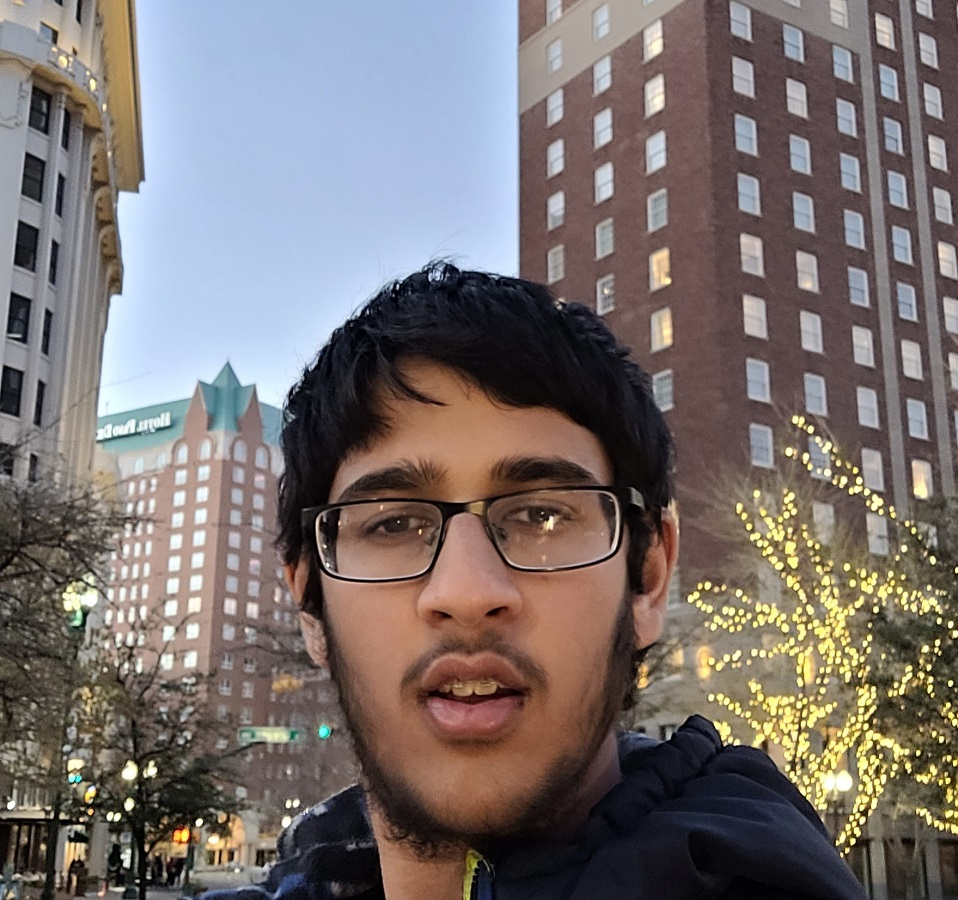
#> input picture BasicFaceRecog/arc.jpg, 958 x 900 px, given in place of arc.jpg.class.jpg, which was not available
$ python BasicFaceRec.py   (older library calls are emulated)
#> lines starting #> are read from the running program, lines starting #| are printed output that depends on the picture; after the words box and inside, x2 and y2 are one past the last pixel; in counts of white or black regions, pixels touching at a corner belong together; pictures that were not available may be replaced by others from this repository, and a replacement may not be noted
import cv2
import sys

name = input("Enter the file name(with the file type:")
#> the answer given: arc.jpg
Ftype = input("What is the file type:")
#> the answer given: class.jpg
fileName = name+"."+Ftype

#Add the image and the software
imagePath = fileName
cascPath = "haarcascade_frontalface_default.xml"

#Set up cascade detection
faceCascade = cv2.CascadeClassifier(cascPath)

#Converts the image to grayscale and reads it
image = cv2.imread(imagePath)
#> image is the input picture: shape (900, 958, 3); mean B, G, R 110.4, 112.4, 121.3
gray = cv2.cvtColor(image, cv2.COLOR_BGR2GRAY)
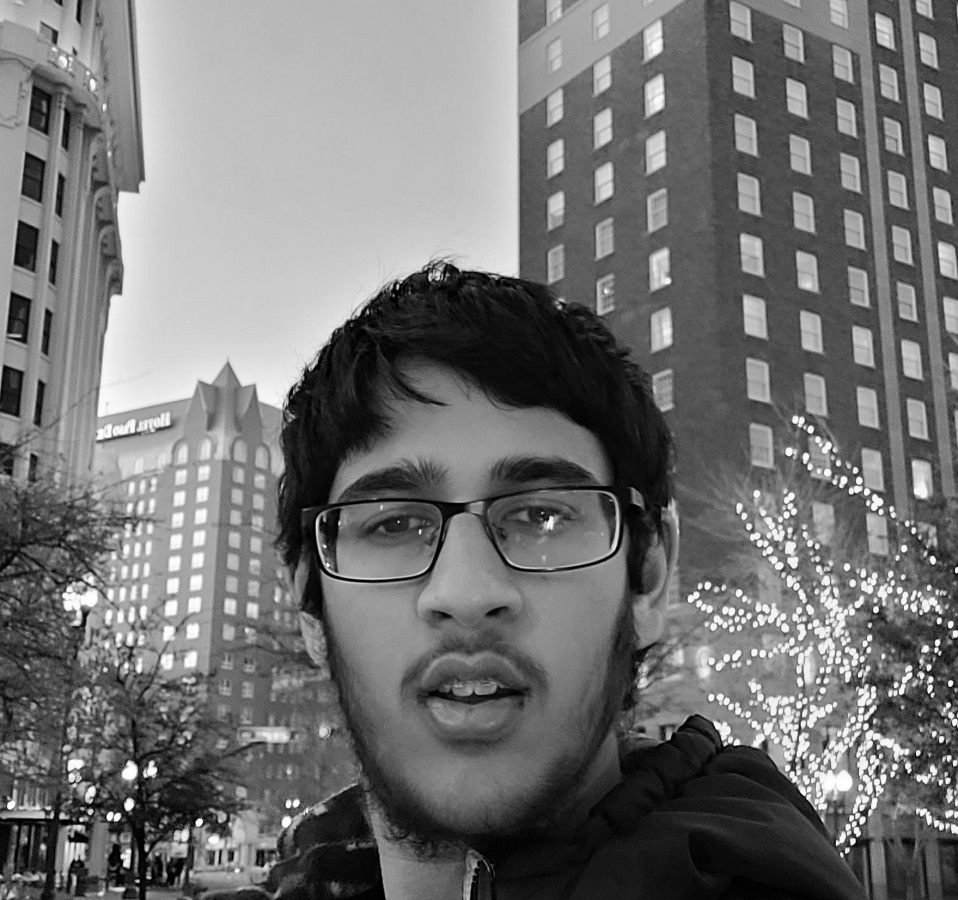
#> gray: shape (900, 958); min 0, max 255, mean 114.8

#Detect faces
faces = faceCascade.detectMultiScale(
    gray,
    scaleFactor = 1.2,
    minNeighbors = 5,
    minSize = (30,30),
    #flags = cv2.CV_HAAR_SCALE_IMAGE
)
#> faces = [[274, 361, 406, 406]]

print ("Found {0} faces!".format(len(faces)))
#| Found 1 faces!

#Draw a rctangle around the images
for (x,y,w,h) in faces:
    cv2.rectangle(image, (x,y), (x+w,y+h),(0,255,0),2)
#> this loop made 1 pass
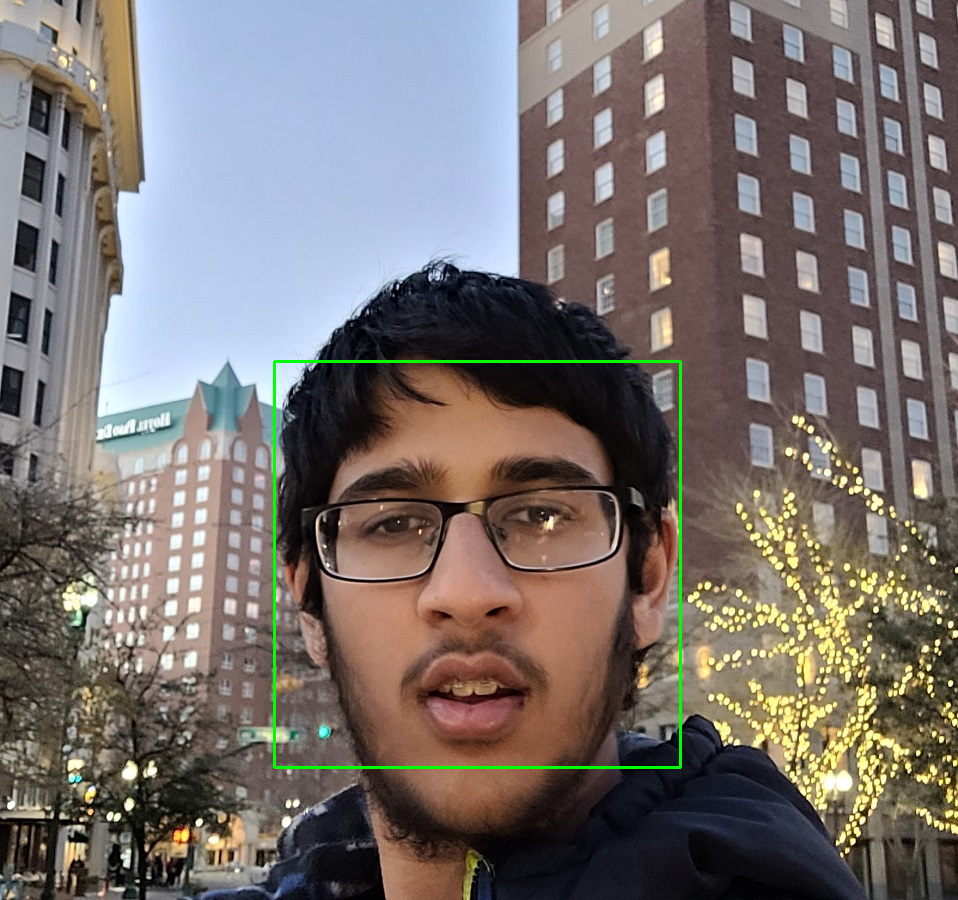
#> image: shape (900, 958, 3); 0.56% of pixels changed, all inside (x1, y1, x2, y2) = (273, 360, 682, 769)

cv2.imshow("Faces found", image)
cv2.waitKey(0)

$ run again, on BasicFaceRecog/class.jpg
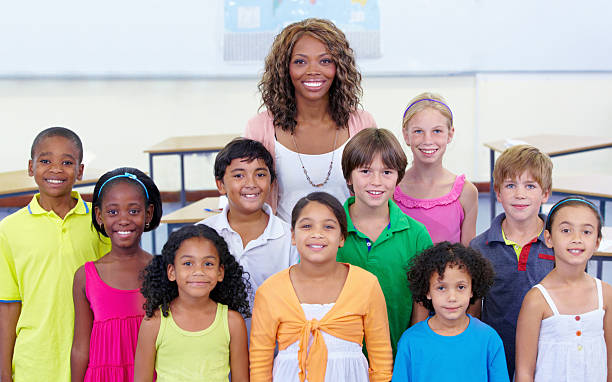
#> input picture BasicFaceRecog/class.jpg, 612 x 382 px, given in place of class.jpg.class.jpg, which was not available
#> image is the input picture: shape (382, 612, 3); mean B, G, R 165.1, 171.3, 182.7
#> `gray = cv2.cvtColor(image, cv2.COLOR_BGR2GRAY)`:
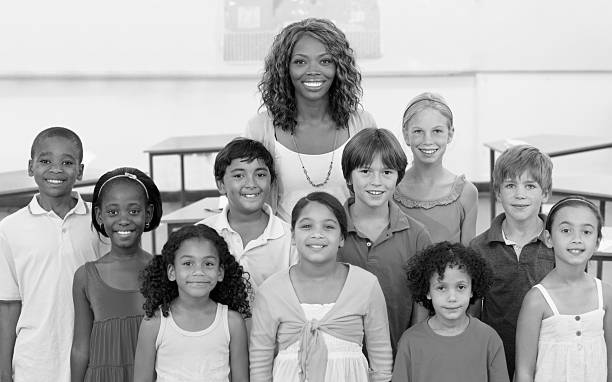
#> gray: shape (382, 612); min 0, max 255, mean 174
#> faces = [[400, 110, 56, 56], [349, 152, 54, 54], [222, 154, 55, 55], [494, 166, 53, 53], [96, 188, 56, 56], [425, 268, 53, 53], [284, 39, 58, 58], [28, 139, 56, 56], [288, 205, 59, 59], [547, 209, 58, 58], [169, 241, 57, 57]]
#| Found 11 faces!
#> the loop `for (x,y,w,h) in faces:` made 11 passes
#> after the loop `for (x,y,w,h) in faces:`:
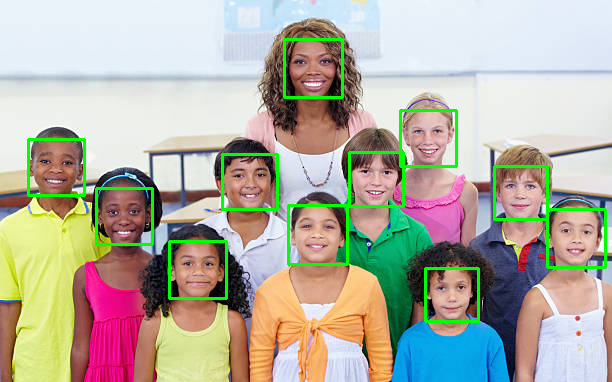
#> image: shape (382, 612, 3); 3.11% of pixels changed, all inside (x1, y1, x2, y2) = (27, 38, 607, 323)

$ run again, on BasicFaceRecog/class2.jpg
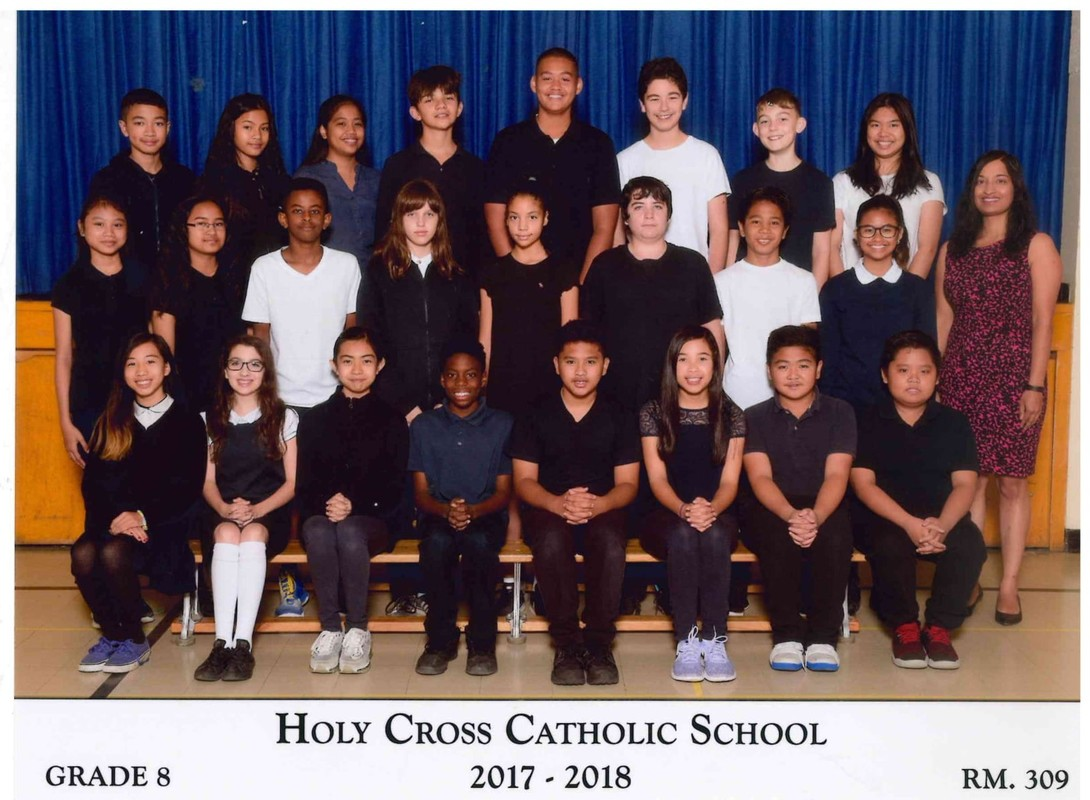
#> input picture BasicFaceRecog/class2.jpg, 1090 x 800 px, given in place of class2.jpg.class2.jpg, which was not available
#> image is the input picture: shape (800, 1090, 3); mean B, G, R 96.7, 89.8, 104.9
#> `gray = cv2.cvtColor(image, cv2.COLOR_BGR2GRAY)`:
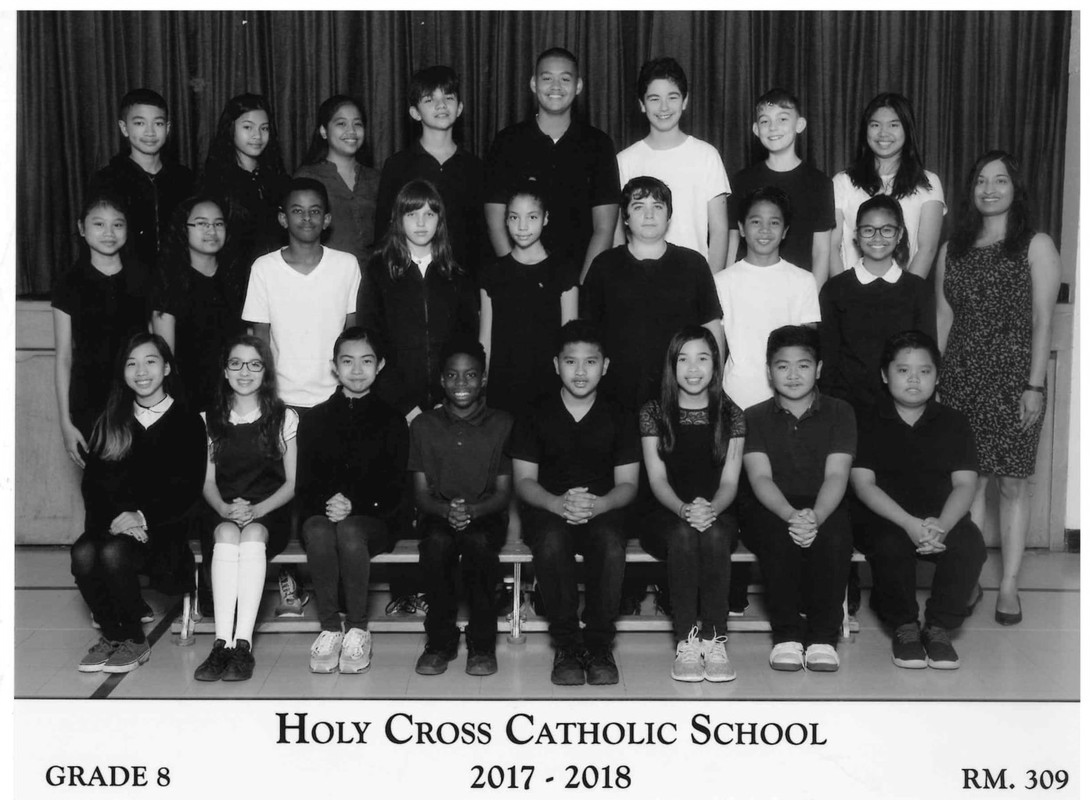
#> gray: shape (800, 1090); min 0, max 255, mean 95.1
#> faces = 25 rows, first 6: [531, 59, 51, 51], [418, 81, 48, 48], [639, 78, 51, 51], [120, 102, 55, 55], [326, 107, 45, 45], [751, 103, 47, 47]
#| Found 25 faces!
#> the loop `for (x,y,w,h) in faces:` made 25 passes
#> after the loop `for (x,y,w,h) in faces:`:
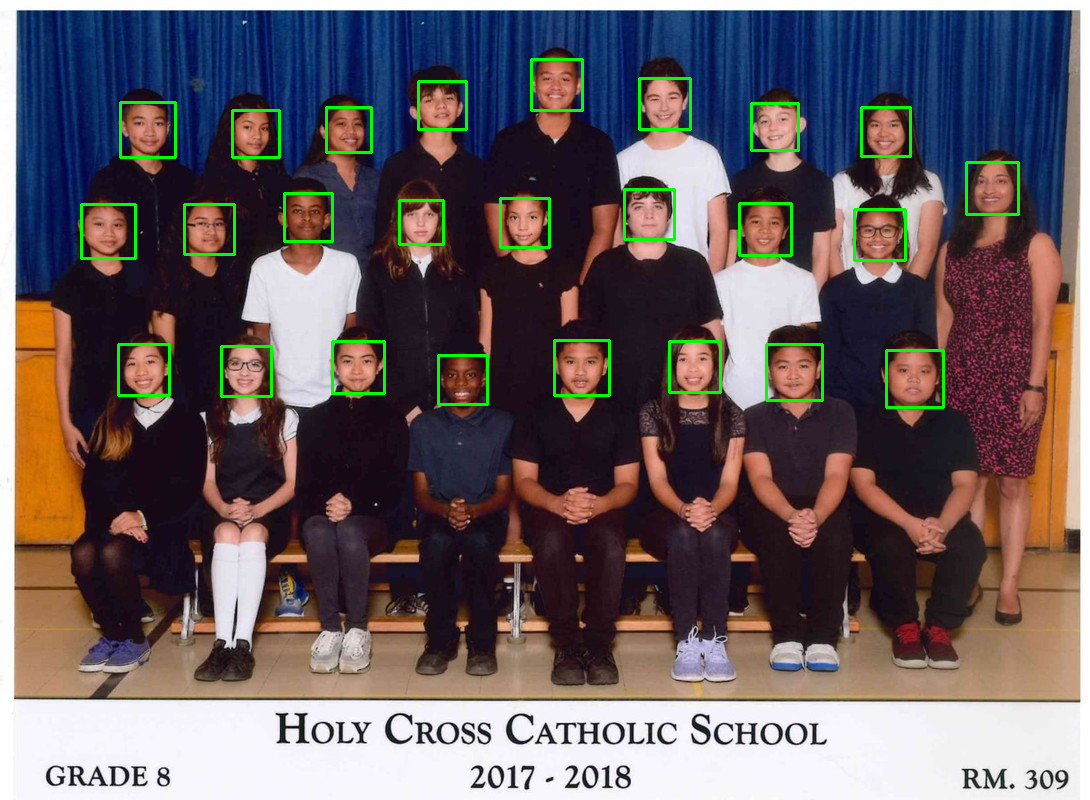
#> image: shape (800, 1090, 3); 1.73% of pixels changed, all inside (x1, y1, x2, y2) = (80, 58, 1020, 409)
